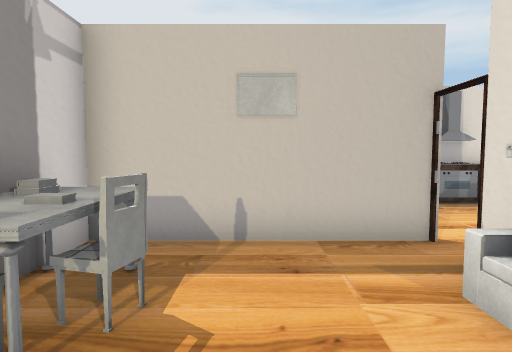
view 1 (above)

12 first-person views from a walk through a Unity game level. The camera is 1.5 m above the floor, tilts 4° down and sees 75° across. The floor is counted in squares, 1 m on a side. Each view is taken from the middle of a square. On the plan, view 1 faces up. The plan holds only what a view shows up to about 15 squares ahead; the rest is blank. The place goes on beyond the plan. The player character is not drawn. Some animated figures are not drawn. Door leaves are left out, so doorways stand open. Some surface patterns are stand-ins.

view 2
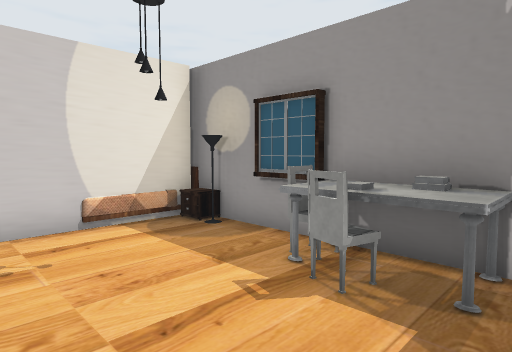

view 3
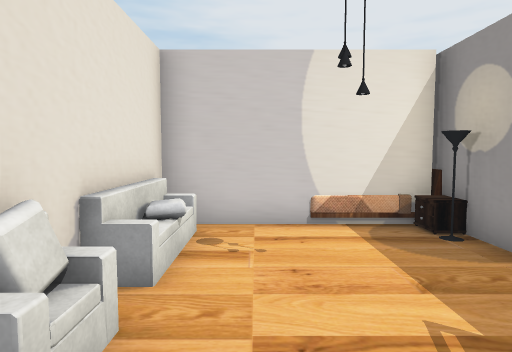

view 4
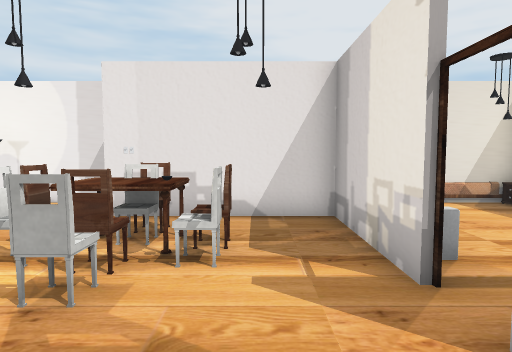

view 5
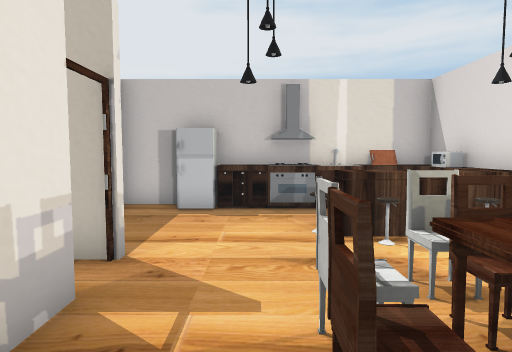

view 6
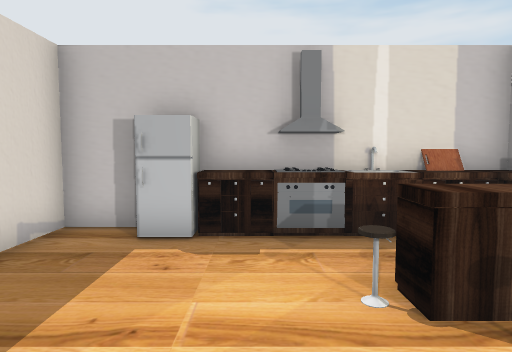

view 7
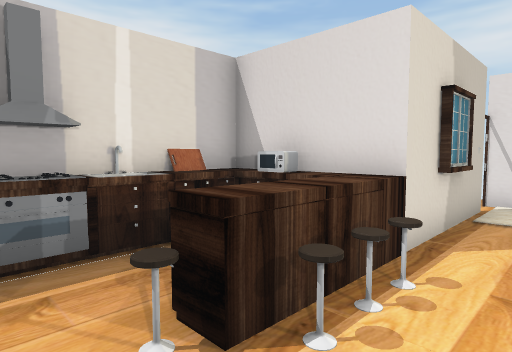

view 8
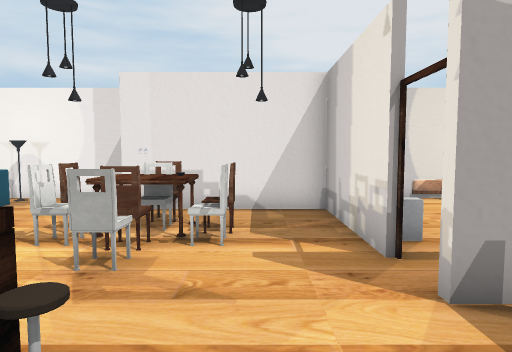

view 9
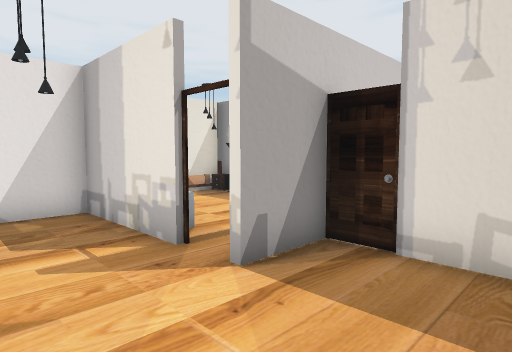

view 10
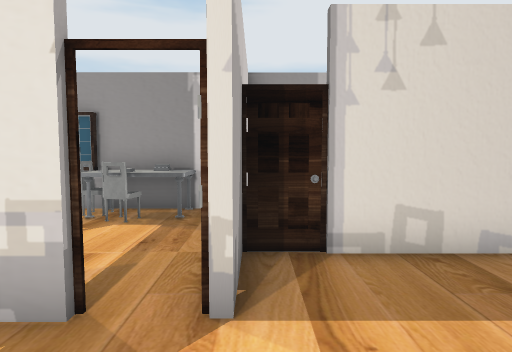

view 11
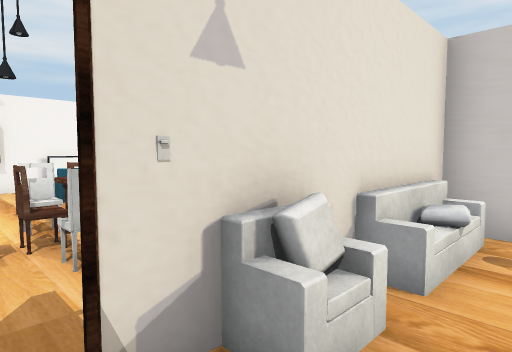

view 12
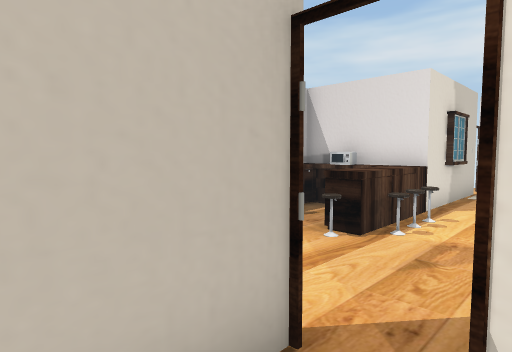

### Floor plan
Key: @ floor where view 1 was taken; # wall or solid block; . floor; D open door; = window, fence, low wall or low ledge; ^ raised ledge; S stove; B books; C chair; F sofa; N nightstand; E bed; R fridge; O other object.
Columns run from 3 left of view 1 to 11 right of it. Each row starts with its distance up from view 1.
 11     ##########
 10     #.RRSSS^^^
  9     #.......##
  8     #......^^^
  7     #....CCCC^#
  6 #######...CCC.
  5 #.....D...C..
  4 #B....O..CCCC.
  3 #BC.. F..CCCC.
  2 #C....#..CCC..
  1 #.... #...C
  0 #..@.=  #####
 -1 NN....#     #
 -2 # E####     ###
 -3  EEE

Positions as (right, up) in squares from view 1, and headings:
1: (0, 0), facing up
2: (2, 5), facing down-left
3: (1, 5), facing down
4: (5, 8), facing down
5: (5, 1), facing up
6: (5, 4), facing up
7: (5, 5), facing up-right
8: (5, 9), facing down
9: (6, 9), facing down-left
10: (6, 6), facing left
11: (1, 5), facing down-right
12: (1, 4), facing up-right
